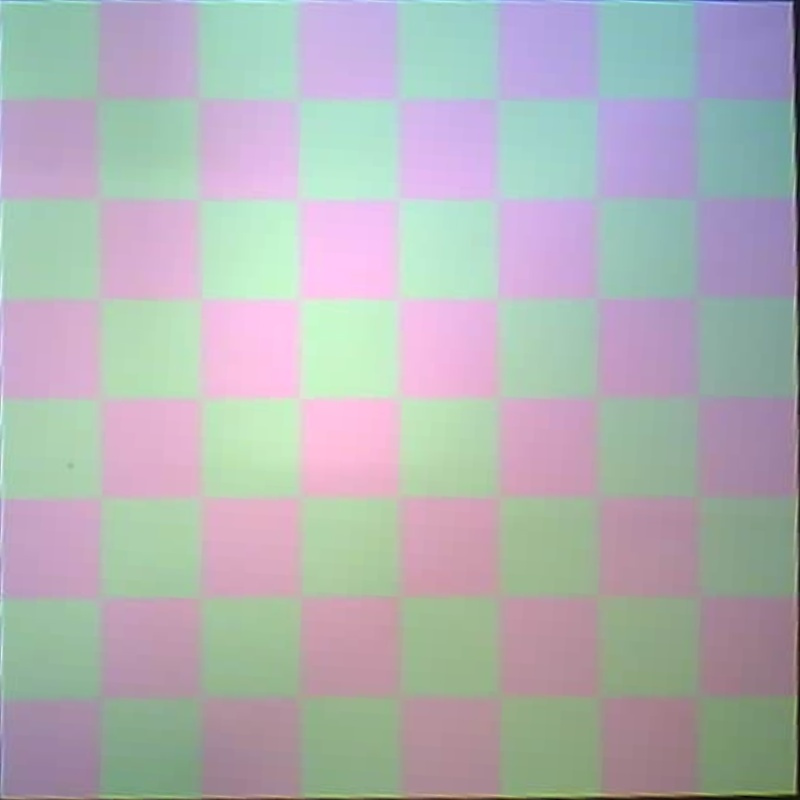
#> input picture python_code/empty_board_reference.jpg, 800 x 800 px; its folder holds only this picture in this run; the run also reads 1 picture not shown here
$ python evaluate_cv_dataset.py --images-dir . --glob empty_board_reference.jpg
#> lines starting #> are read from the running program, lines starting #| are printed output that depends on the picture; after the words box and inside, x2 and y2 are one past the last pixel; in counts of white or black regions, pixels touching at a corner belong together
### python_code/src/charm/vision/calibrated_pipeline.py
from __future__ import annotations

from dataclasses import dataclass
from pathlib import Path

import cv2

from charm.vision.four_point_calibration import (
    draw_calibration_points,
    draw_inner_warp_points,
    load_four_point_calibration,
    load_inner_warp_calibration,
    refine_board_with_inner_corners,
    warp_from_calibration,
)
from charm.vision.pipeline import BoardPipelineResult, run_board_pipeline


# calibrated_pipeline.py is located at:
#   python_code/src/charm/vision/calibrated_pipeline.py
#
# parents[3] points to:
#   python_code/
PYTHON_CODE_ROOT = Path(__file__).resolve().parents[3]

DEFAULT_BOARD_CALIBRATION_PATH = PYTHON_CODE_ROOT / "board_calibration.json"
DEFAULT_INNER_WARP_CALIBRATION_PATH = PYTHON_CODE_ROOT / "inner_warp_calibration.json"


@dataclass
class CalibratedBoardResult:
    raw_image_path: Path
    first_warp_path: Path
    refined_warp_path: Path
    calibration_1_debug_path: Path
    calibration_2_debug_path: Path
    grid_debug_path: Path
    occupancy_debug_path: Path
    piece_color_debug_path: Path
    pipeline_result: BoardPipelineResult


def calibrate_raw_image_to_board_image(
    raw_image_path: str | Path,
    four_point_calibration_path: str | Path | None = None,
    inner_warp_calibration_path: str | Path | None = None,
    output_dir: str | Path = PYTHON_CODE_ROOT / "e2e_debug" / "calibrated_pipeline",
    name_prefix: str = "board",
    output_size: int = 800,
) -> Path:
    """
    Convert one raw camera image into one calibrated board image.

    Default calibration JSON locations:
      python_code/board_calibration.json
      python_code/inner_warp_calibration.json

    Pipeline:
      raw camera image
      -> calibration method 1: four-point perspective warp
      -> calibration method 2: inner-corner refinement warp
      -> refined 800x800 board image

    Returns:
      Path to the refined calibrated board image.
    """
#> called with name_prefix = 'empty_board_reference', output_size = 800
    raw_image_path = Path(raw_image_path)

    four_point_calibration_path = (
        Path(four_point_calibration_path)
        if four_point_calibration_path is not None
        else DEFAULT_BOARD_CALIBRATION_PATH
    )

    inner_warp_calibration_path = (
        Path(inner_warp_calibration_path)
        if inner_warp_calibration_path is not None
        else DEFAULT_INNER_WARP_CALIBRATION_PATH
    )

    output_dir = Path(output_dir)
    output_dir.mkdir(parents=True, exist_ok=True)

    if not raw_image_path.exists():
        raise FileNotFoundError(f"Raw image not found: {raw_image_path}")

    if not four_point_calibration_path.exists():
        raise FileNotFoundError(
            f"Four-point calibration JSON not found: {four_point_calibration_path}"
        )

    if not inner_warp_calibration_path.exists():
        raise FileNotFoundError(
            f"Inner-warp calibration JSON not found: {inner_warp_calibration_path}"
        )

    image = cv2.imread(str(raw_image_path))
#> image is the input picture: shape (800, 800, 3); mean B, G, R 180.9, 178.3, 177.3

    if image is None:
        raise FileNotFoundError(f"Could not read raw image: {raw_image_path}")

    four_point_calibration = load_four_point_calibration(four_point_calibration_path)
#> (reads python_code/board_calibration.json from the repository)
    inner_warp_calibration = load_inner_warp_calibration(inner_warp_calibration_path)
#> (reads python_code/inner_warp_calibration.json from the repository)

    calibration_1_debug = draw_calibration_points(
        image=image,
        calibration=four_point_calibration,
    )
    calibration_1_debug_path = output_dir / f"{name_prefix}_calibration_1_points.png"
    cv2.imwrite(str(calibration_1_debug_path), calibration_1_debug)

    first_warp = warp_from_calibration(
        image=image,
        calibration=four_point_calibration,
        output_size=output_size,
    )
    first_warp_path = output_dir / f"{name_prefix}_first_warp.png"
    cv2.imwrite(str(first_warp_path), first_warp)

    calibration_2_debug = draw_inner_warp_points(
        image=first_warp,
        calibration=inner_warp_calibration,
    )
    calibration_2_debug_path = output_dir / f"{name_prefix}_calibration_2_points.png"
    cv2.imwrite(str(calibration_2_debug_path), calibration_2_debug)

    refined_warp = refine_board_with_inner_corners(
        warped_board=first_warp,
        calibration=inner_warp_calibration,
        output_size=output_size,
    )
    refined_warp_path = output_dir / f"{name_prefix}_refined_warp.png"
    cv2.imwrite(str(refined_warp_path), refined_warp)

    return refined_warp_path


def run_calibrated_board_pipeline(
    raw_image_path: str | Path,
    four_point_calibration_path: str | Path | None = None,
    inner_warp_calibration_path: str | Path | None = None,
    output_dir: str | Path = PYTHON_CODE_ROOT / "e2e_debug" / "calibrated_pipeline",
    name_prefix: str = "board",
    output_size: int = 800,
) -> CalibratedBoardResult:
    """
    Full raw-photo vision wrapper.

    Default calibration JSON locations:
      python_code/board_calibration.json
      python_code/inner_warp_calibration.json

    Pipeline:
      raw camera image
      -> calibration method 1
      -> calibration method 2
      -> run_board_pipeline(refined_warp)
    """
    output_dir = Path(output_dir)
    output_dir.mkdir(parents=True, exist_ok=True)

    four_point_calibration_path = (
        Path(four_point_calibration_path)
        if four_point_calibration_path is not None
        else DEFAULT_BOARD_CALIBRATION_PATH
    )

    inner_warp_calibration_path = (
        Path(inner_warp_calibration_path)
        if inner_warp_calibration_path is not None
        else DEFAULT_INNER_WARP_CALIBRATION_PATH
    )

    refined_warp_path = calibrate_raw_image_to_board_image(
        raw_image_path=raw_image_path,
        four_point_calibration_path=four_point_calibration_path,
        inner_warp_calibration_path=inner_warp_calibration_path,
        output_dir=output_dir,
        name_prefix=name_prefix,
        output_size=output_size,
    )

    pipeline_result = run_board_pipeline(str(refined_warp_path))

    grid_debug_path = output_dir / f"{name_prefix}_grid_debug.png"
    occupancy_debug_path = output_dir / f"{name_prefix}_occupancy_debug.png"
    piece_color_debug_path = output_dir / f"{name_prefix}_piece_color_debug.png"

    cv2.imwrite(str(grid_debug_path), pipeline_result.grid_debug_image)
    cv2.imwrite(str(occupancy_debug_path), pipeline_result.occupancy_debug_image)
    cv2.imwrite(str(piece_color_debug_path), pipeline_result.piece_color_debug_image)

    return CalibratedBoardResult(
        raw_image_path=Path(raw_image_path),
        first_warp_path=output_dir / f"{name_prefix}_first_warp.png",
        refined_warp_path=refined_warp_path,
        calibration_1_debug_path=output_dir / f"{name_prefix}_calibration_1_points.png",
        calibration_2_debug_path=output_dir / f"{name_prefix}_calibration_2_points.png",
        grid_debug_path=grid_debug_path,
        occupancy_debug_path=occupancy_debug_path,
        piece_color_debug_path=piece_color_debug_path,
        pipeline_result=pipeline_result,
    )

### python_code/src/charm/vision/four_point_calibration.py
from __future__ import annotations

from dataclasses import dataclass
from pathlib import Path
import json

import cv2
import numpy as np


@dataclass
class FourPointCalibration:
    top_left: tuple[int, int]
    top_right: tuple[int, int]
    bottom_right: tuple[int, int]
    bottom_left: tuple[int, int]

    def as_array(self) -> np.ndarray:
        return np.array(
            [
                self.top_left,
                self.top_right,
                self.bottom_right,
                self.bottom_left,
            ],
            dtype=np.float32,
        )


@dataclass
class InnerWarpCalibration:
    top_left: tuple[int, int]
    top_right: tuple[int, int]
    bottom_right: tuple[int, int]
    bottom_left: tuple[int, int]

    def as_array(self) -> np.ndarray:
        return np.array(
            [
                self.top_left,
                self.top_right,
                self.bottom_right,
                self.bottom_left,
            ],
            dtype=np.float32,
        )


def draw_calibration_points(
    image: np.ndarray,
    calibration: FourPointCalibration,
) -> np.ndarray:
    debug_image = image.copy()

    points = [
        ("TL", calibration.top_left, (0, 255, 0)),
        ("TR", calibration.top_right, (0, 255, 0)),
        ("BR", calibration.bottom_right, (0, 255, 0)),
        ("BL", calibration.bottom_left, (0, 255, 0)),
    ]

    for label, (x, y), color in points:
        cv2.circle(debug_image, (x, y), 6, color, -1)
        cv2.putText(
            debug_image,
            f"{label} ({x},{y})",
            (x + 8, y - 8),
            cv2.FONT_HERSHEY_SIMPLEX,
            0.5,
            color,
            1,
            cv2.LINE_AA,
        )
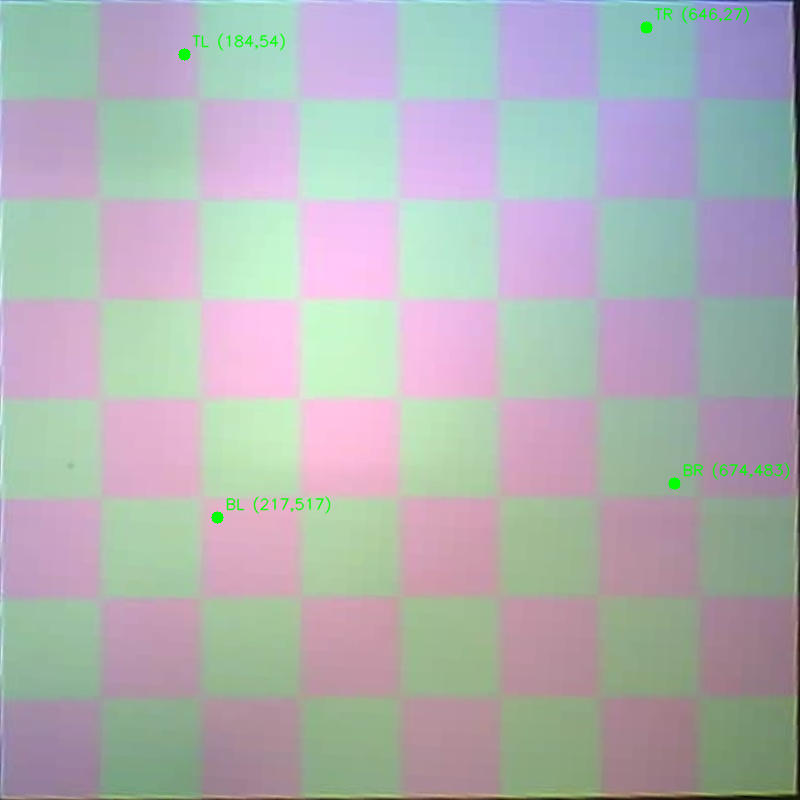
#> debug_image: shape (800, 800, 3); 0.49% of pixels changed, all inside (x1, y1, x2, y2) = (178, 6, 790, 524)

    src = calibration.as_array().astype(int)
    cv2.line(debug_image, tuple(src[0]), tuple(src[1]), (255, 0, 0), 2)
    cv2.line(debug_image, tuple(src[1]), tuple(src[2]), (255, 0, 0), 2)
    cv2.line(debug_image, tuple(src[2]), tuple(src[3]), (255, 0, 0), 2)
    cv2.line(debug_image, tuple(src[3]), tuple(src[0]), (255, 0, 0), 2)
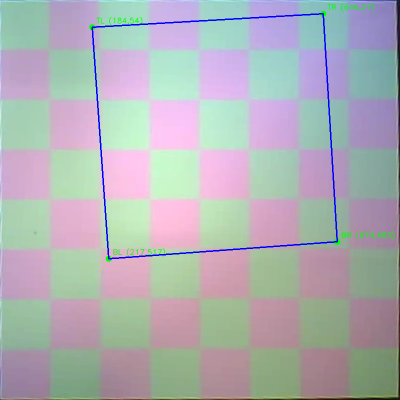
#> debug_image: shape (800, 800, 3) (shown at 1/2 size); mean B, G, R 181, 176.9, 175.4

    return debug_image


def warp_from_calibration(
    image: np.ndarray,
    calibration: FourPointCalibration,
    output_size: int = 800,
) -> np.ndarray:
#> called with output_size = 800
    src = calibration.as_array()
    dst = np.array(
        [
            [0, 0],
            [output_size - 1, 0],
            [output_size - 1, output_size - 1],
            [0, output_size - 1],
        ],
        dtype=np.float32,
    )

    matrix = cv2.getPerspectiveTransform(src, dst)
#> matrix = [[1.68, -0.12, -303.1], [0.0987, 1.69, -109.4], [-3.51e-05, -1.86e-05, 1]]
    return cv2.warpPerspective(image, matrix, (output_size, output_size))
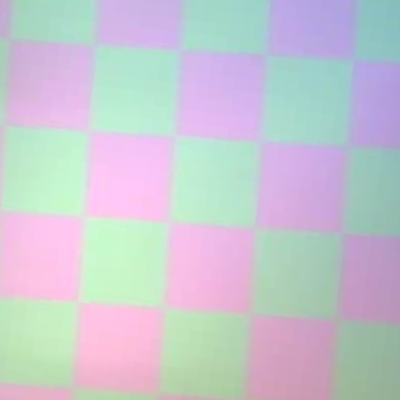
#> returned value: shape (800, 800, 3) (shown at 1/2 size); mean of channels 0, 1, 2 207.7, 199.3, 198.5; drawn as B, G, R


def draw_inner_warp_points(
    image: np.ndarray,
    calibration: InnerWarpCalibration,
) -> np.ndarray:
    debug_image = image.copy()

    points = [
        ("TL", calibration.top_left, (0, 255, 255)),
        ("TR", calibration.top_right, (0, 255, 255)),
        ("BR", calibration.bottom_right, (0, 255, 255)),
        ("BL", calibration.bottom_left, (0, 255, 255)),
    ]

    for label, (x, y), color in points:
        cv2.circle(debug_image, (x, y), 6, color, -1)
        cv2.putText(
            debug_image,
            f"{label} ({x},{y})",
            (x + 8, y - 8),
            cv2.FONT_HERSHEY_SIMPLEX,
            0.5,
            color,
            1,
            cv2.LINE_AA,
        )
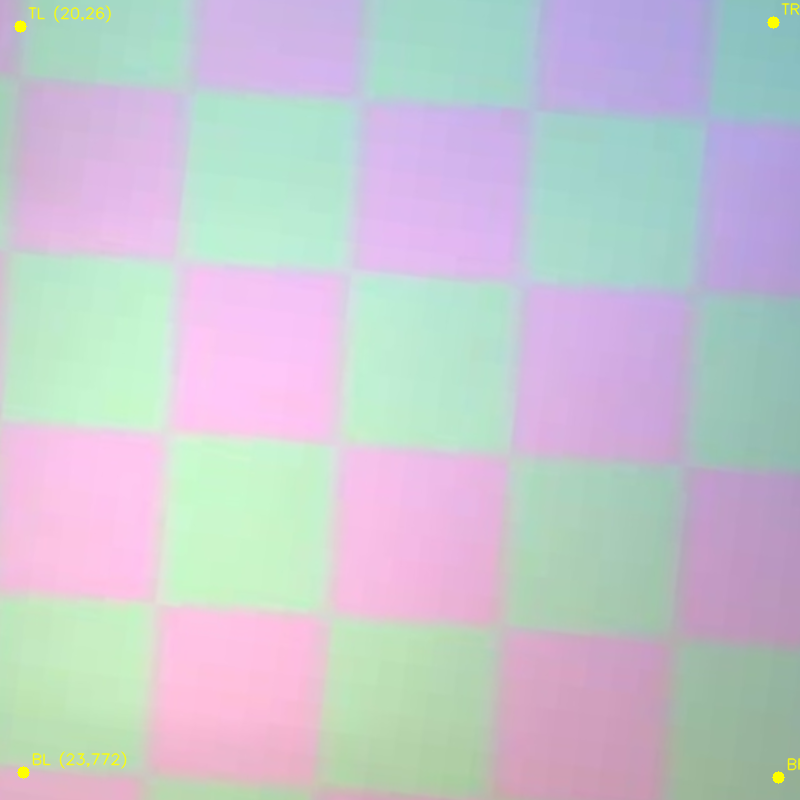
#> debug_image: shape (800, 800, 3); 0.3% of pixels changed, all inside (x1, y1, x2, y2) = (14, 2, 800, 784)

    src = calibration.as_array().astype(int)
    cv2.line(debug_image, tuple(src[0]), tuple(src[1]), (0, 255, 255), 2)
    cv2.line(debug_image, tuple(src[1]), tuple(src[2]), (0, 255, 255), 2)
    cv2.line(debug_image, tuple(src[2]), tuple(src[3]), (0, 255, 255), 2)
    cv2.line(debug_image, tuple(src[3]), tuple(src[0]), (0, 255, 255), 2)
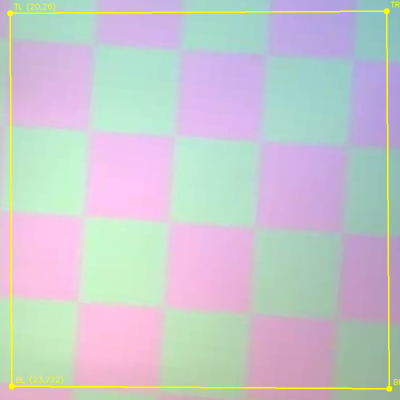
#> debug_image: shape (800, 800, 3) (shown at 1/2 size); mean B, G, R 204.7, 200.3, 199.6

    return debug_image


def refine_board_with_inner_corners(
    warped_board: np.ndarray,
    calibration: InnerWarpCalibration,
    output_size: int = 800,
) -> np.ndarray:
#> called with output_size = 800
    src = calibration.as_array()
    dst = np.array(
        [
            [0, 0],
            [output_size - 1, 0],
            [output_size - 1, output_size - 1],
            [0, output_size - 1],
        ],
        dtype=np.float32,
    )

    matrix = cv2.getPerspectiveTransform(src, dst)
#> matrix = [[1.07, -0.00432, -21.37], [0.00571, 1.07, -28.04], [1.6e-05, 3.39e-06, 1]]
    return cv2.warpPerspective(warped_board, matrix, (output_size, output_size))
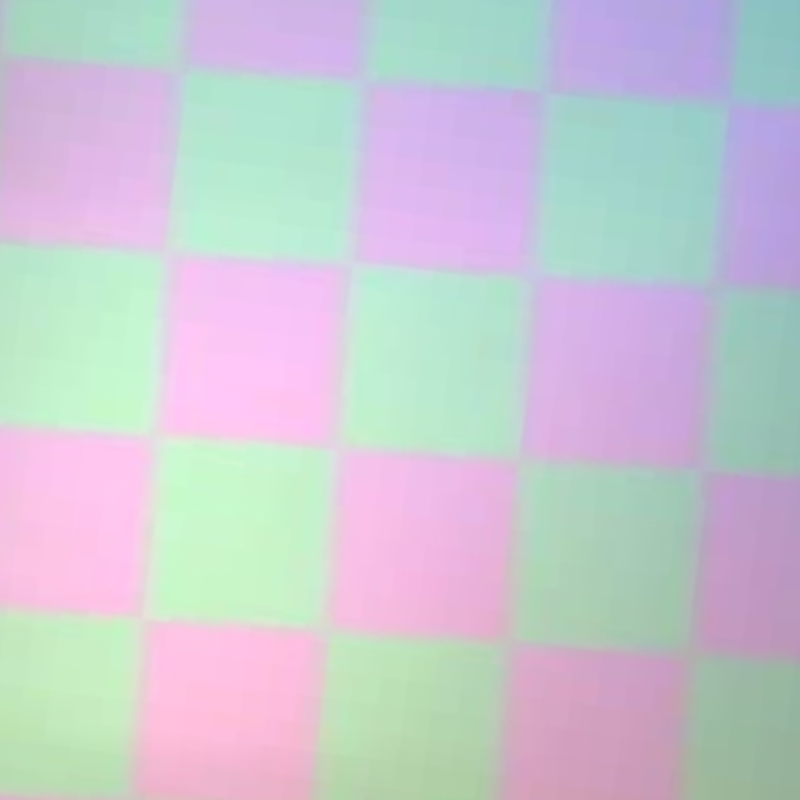
#> returned value: shape (800, 800, 3); mean of channels 0, 1, 2 209.5, 200.9, 200.6; drawn as B, G, R


# [36 lines left out: functions crop_and_refit_board, save_four_point_calibration, not called in this run]


def load_four_point_calibration(json_path: str | Path) -> FourPointCalibration:
    path = Path(json_path)
    with open(path, "r", encoding="utf-8") as f:
        data = json.load(f)

    return FourPointCalibration(
        top_left=tuple(data["top_left"]),
        top_right=tuple(data["top_right"]),
        bottom_right=tuple(data["bottom_right"]),
        bottom_left=tuple(data["bottom_left"]),
    )


# [14 lines left out: function save_inner_warp_calibration, not called in this run]


def load_inner_warp_calibration(json_path: str | Path) -> InnerWarpCalibration:
    path = Path(json_path)
    with open(path, "r", encoding="utf-8") as f:
        data = json.load(f)

    return InnerWarpCalibration(
        top_left=tuple(data["top_left"]),
        top_right=tuple(data["top_right"]),
        bottom_right=tuple(data["bottom_right"]),
        bottom_left=tuple(data["bottom_left"]),
    )

### python_code/src/charm/vision/grid_splitter.py
from __future__ import annotations

from dataclasses import dataclass

import cv2
import numpy as np


@dataclass
class SquareCell:
    row: int
    col: int
    x1: int
    y1: int
    x2: int
    y2: int
    image: np.ndarray


def extract_8x8_cells(board_image: np.ndarray) -> list[SquareCell]:
    height, width = board_image.shape[:2]
    cell_width = width // 8
    cell_height = height // 8

    cells: list[SquareCell] = []

    for row in range(8):
        for col in range(8):
            x1 = col * cell_width
            y1 = row * cell_height
            x2 = (col + 1) * cell_width
            y2 = (row + 1) * cell_height

            cell_img = board_image[y1:y2, x1:x2].copy()

            cells.append(
                SquareCell(
                    row=row,
                    col=col,
                    x1=x1,
                    y1=y1,
                    x2=x2,
                    y2=y2,
                    image=cell_img,
                )
            )

    return cells


def draw_8x8_grid(board_image: np.ndarray) -> np.ndarray:
    debug_image = board_image.copy()
    height, width = debug_image.shape[:2]

    cell_width = width // 8
    cell_height = height // 8

    for i in range(9):
        x = i * cell_width
        y = i * cell_height

        cv2.line(debug_image, (x, 0), (x, height), (255, 0, 0), 2)
        cv2.line(debug_image, (0, y), (width, y), (255, 0, 0), 2)

    return debug_image

### python_code/src/charm/vision/pipeline.py
from __future__ import annotations

import json
from dataclasses import dataclass, field
from pathlib import Path
from typing import Optional

import cv2
import numpy as np

from charm.utils.bitmap import build_white_black_bitmaps
from charm.vision.grid_splitter import draw_8x8_grid, extract_8x8_cells
from charm.vision.occupancy_detector import (
    detect_occupancy,
    draw_occupancy_debug,
    occupancy_to_matrix,
)
from charm.vision.piece_color_detector import (
    detect_piece_colors,
    draw_piece_color_debug,
)

_PYTHON_CODE_DIR = Path(__file__).resolve().parents[3]
CV_TUNING_PATH = _PYTHON_CODE_DIR / "cv_tuning.json"

_CV_TUNING_DEFAULTS = {
    "occupancy_threshold": 12.0,
    "occupancy_delta_threshold": 12.0,
    "canny_low": 15,
    "canny_high": 50,
    "occupancy_std_weight": 0.4,
    "white_threshold": 90.0,
    "black_threshold": 90.0,
    "white_delta_threshold": 5.0,
    "black_delta_threshold": -30.0,
}


def load_cv_tuning() -> dict:
    try:
        return {**_CV_TUNING_DEFAULTS, **json.loads(CV_TUNING_PATH.read_text())}
#> (reads python_code/cv_tuning.json from the repository)
    except Exception:
        return dict(_CV_TUNING_DEFAULTS)


@dataclass
class PipelineOptions:
    occupancy_threshold: Optional[float] = None
    occupancy_delta_threshold: Optional[float] = None
    white_threshold: Optional[float] = None
    black_threshold: Optional[float] = None
    white_delta_threshold: Optional[float] = None
    black_delta_threshold: Optional[float] = None
    warp_size: int = 800
    reference_image_path: Optional[str] = None


@dataclass
class BoardPipelineResult:
    original_image: np.ndarray
    roi_debug_image: np.ndarray
    cropped_board_image: np.ndarray
    preprocessing_debug_image: np.ndarray
    black_mask_debug_image: np.ndarray
    color_mask_debug_image: np.ndarray
    corners_debug_image: np.ndarray
    warped_board: np.ndarray
    grid_debug_image: np.ndarray
    occupancy_debug_image: np.ndarray
    piece_color_debug_image: np.ndarray
    occupancy_matrix: list[list[int]]
    white_bitmap: list[list[int]]
    black_bitmap: list[list[int]]


def run_board_pipeline(
    image_path: str,
    options: Optional[PipelineOptions] = None,
) -> BoardPipelineResult:
    """
    Minimal pipeline for an already-calibrated board image.

    Assumption:
    - The input image is already geometrically corrected before entering here
      (for example by first warp + second refinement).
    - No automatic board detection, ROI cropping, or preprocessing is done here.
    - This pipeline only performs:
        1) normalization to a fixed square size
        2) 8x8 grid splitting
        3) occupancy detection
        4) piece color detection
        5) bitmap generation

    When ``options`` is None (or a field is None), threshold values are loaded
    from ``cv_tuning.json`` so the LCD controller and webapp always share the
    same tuned defaults.
    """
    tuning = load_cv_tuning()
    if options is None:
        options = PipelineOptions()

    occupancy_threshold = options.occupancy_threshold if options.occupancy_threshold is not None else tuning["occupancy_threshold"]
    white_threshold = options.white_threshold if options.white_threshold is not None else tuning["white_threshold"]
    black_threshold = options.black_threshold if options.black_threshold is not None else tuning["black_threshold"]
    warp_size = options.warp_size

    image = cv2.imread(image_path)
    if image is None:
        raise FileNotFoundError(f"Could not read image from path: {image_path}")

    roi_debug_image = image.copy()
    cropped_board_image = image.copy()
    preprocessing_debug_image = image.copy()
    corners_debug_image = image.copy()
    black_mask_debug_image = image.copy()
    color_mask_debug_image = image.copy()

    # Normalize to a fixed square size
    warped_board = cv2.resize(
        image,
        (warp_size, warp_size),
        interpolation=cv2.INTER_CUBIC,
    )

    # Draw grid and split cells
    grid_debug_image = draw_8x8_grid(warped_board)
#> (the rest of the program and of its run is left out)
